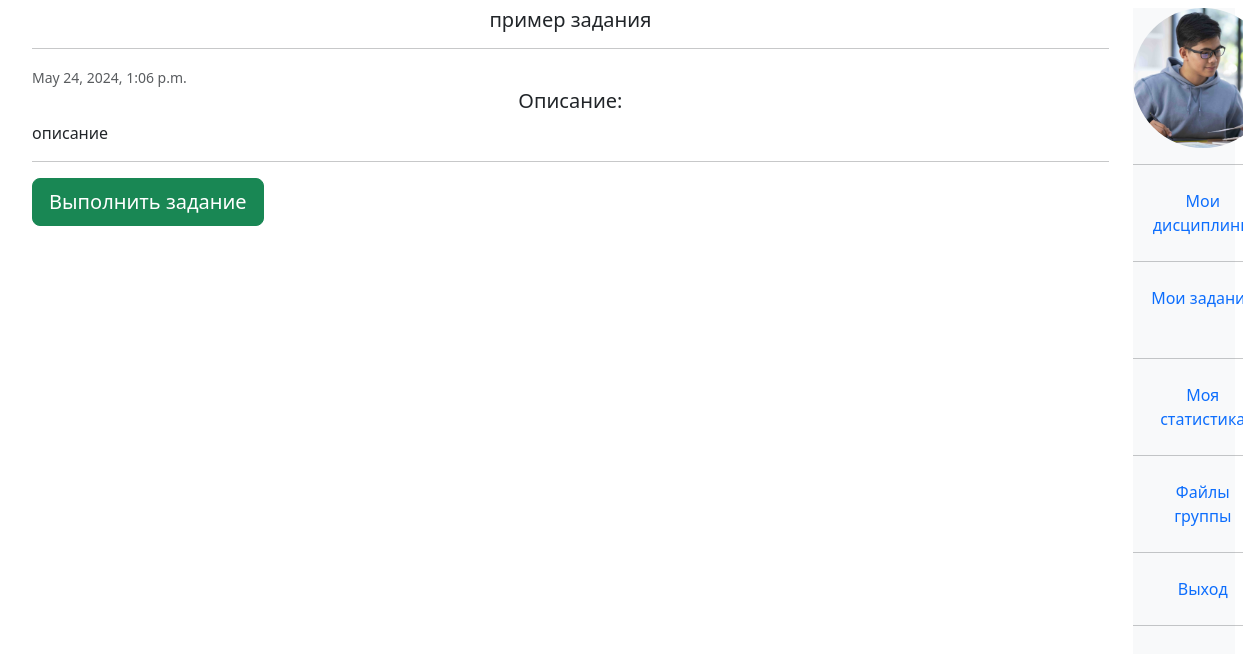
The app's page /task/CommonTask/47 (signed in) with its own data.
### univ_app/models.py (models this page shows, shortened)
class Task(models.Model):
    title = models.CharField(max_length=200, default="", blank=True)
    description = models.TextField(default="", blank=True)
    subject = models.ForeignKey(
        "Subject", blank=True, null=True, on_delete=models.SET_NULL
    )
    created_at = models.DateTimeField(auto_now_add=True, null=True, blank=True)
    created_by = models.ForeignKey(
        "Teacher", blank=True, null=True, on_delete=models.SET_NULL
    )
    class Meta:
        abstract = True
    def get_type(self):
        return str(self.__class__.__name__)

class CommonTask(Task):
    file = models.FileField(upload_to="uploads/common_tasks/", blank=True, null=True)

### univ_app/decorators.py (the view)
        def wrapper(request, *args, **kwargs):
            group = None
            if request.user.groups.exists():
                group = request.user.groups.all()[0].name
            if group in allowed_groups:
                return view_func(request, *args, **kwargs)
            else:
                return HttpResponse("У вас нет прав доступа к этой странице")

### univ_app/templatetags/user_tags.py (called while the page is built)
@register.filter(name="has_group")
def has_group(user, group_name):
    return user.groups.filter(name=group_name).exists()

### univ_app/utils.py (called while the page is built)
def get_task(task_type, task_id):
    if task_type == "CommonTask":
        return get_object_or_404(CommonTask, id=task_id)
    if task_type == "Test":
        return get_object_or_404(Test, id=task_id)
    if task_type == "InfoTask":
        return get_object_or_404(InfoTask, id=task_id)

def is_teacher(user) -> bool:
    if user.groups.filter(name="teacher").exists():
        return True
    else:
        return False

def get_ans_task(task, student):
    task_type = task.get_type()
    if task_type == "CommonTask":
        ans_task = AnsweredCommonTask.objects.get(common_task=task, student=student)
    elif task_type == "Test":
        ans_task = TakenTest.objects.get(related_test=task, student=student)
    elif task_type == "InfoTask":
        ans_task = AnsweredInfoTask.objects.get(related_info_task=task, student=student)
    return ans_task

### univ_app/views.py (called while the page is built)
@allowed_users(allowed_groups=["teacher", "student"])
def ts_task(request, task_type=0, task_id=0):
    task = get_task(task_type, task_id)
    ctx = {"task": task}
    user = request.user
    if not is_teacher(user):
        ans_task = get_ans_task(task, user.student)
        ctx["ans_task"] = ans_task
    return render(request, "mutual_views/ts_task.html", ctx)

### templates/mutual_views/ts_task.html (shortened to what this page needs)
{%extends "base.html"%}
{%load user_tags%}
{% block ts_task %}
      <div class = "container justify-content-between mx-auto">
        <h5 class="mb-1 text-center">{{task.title}}
        </h5>
        <hr>
        <small class="text-muted">{{task.created_at}}</small>
          <h5 class = "text-center"> Описание:</h5>
          <p class="mb-1">{{task.description}}</p>
          <hr>
        {% if not request.user|has_group:'teacher' %}
        {%if ans_task.status == "PASSED" or ans_task.status == "EVALUATED" %}
        {%else%}
        <a class = "btn btn-success btn-lg " href ="{% url 's_answer_task' task.get_type task.id %}" name="button">
          {%if task.get_type == "InfoTask"%}
            С материалами ознакомился(ась)
          {%else%}
            {%if ans_task.status == "DONE"%}
              Изменить ответ
            {%elif ans_task.status == "ASSIGNED"%}
              Выполнить задание
            {%endif%}
          {%endif%}
        {%endif%}
      </a>
    {%endif%}
  </div>
{% endblock %}

### univ_app/static/univ_app/css/base.css (style rules this page uses)
body { background: white; }

### templates/base.html (style rules this page uses)
body { background-color:white; }

### records on screen
CommonTask: title "пример задания", created_at "May 24, 2024, 1:06 p.m.", description "описание"
